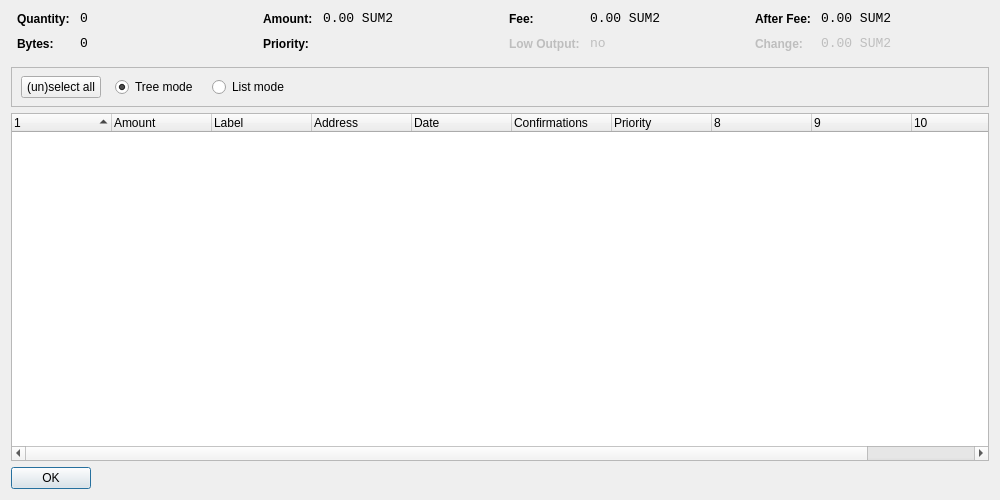
<?xml version="1.0" encoding="UTF-8"?>
<ui version="4.0">
 <class>CoinControlDialog</class>
 <widget class="QDialog" name="CoinControlDialog">
  <property name="geometry">
   <rect>
    <x>0</x>
    <y>0</y>
    <width>1000</width>
    <height>500</height>
   </rect>
  </property>
  <property name="windowTitle">
   <string>Coin Control</string>
  </property>
  <layout class="QVBoxLayout" name="verticalLayout">
   <item>
    <layout class="QHBoxLayout" name="horizontalLayoutTop" stretch="0,0,0,0">
     <property name="topMargin">
      <number>0</number>
     </property>
     <property name="bottomMargin">
      <number>10</number>
     </property>
     <item>
      <layout class="QFormLayout" name="formLayoutCoinControl1">
       <property name="horizontalSpacing">
        <number>10</number>
       </property>
       <property name="verticalSpacing">
        <number>10</number>
       </property>
       <property name="leftMargin">
        <number>6</number>
       </property>
       <property name="rightMargin">
        <number>6</number>
       </property>
       <item row="0" column="0">
        <widget class="QLabel" name="labelCoinControlQuantityText">
         <property name="styleSheet">
          <string notr="true">font-weight:bold;</string>
         </property>
         <property name="text">
          <string>Quantity:</string>
         </property>
        </widget>
       </item>
       <item row="0" column="1">
        <widget class="QLabel" name="labelCoinControlQuantity">
         <property name="font">
          <font>
           <family>Monospace</family>
           <pointsize>10</pointsize>
          </font>
         </property>
         <property name="cursor">
          <cursorShape>IBeamCursor</cursorShape>
         </property>
         <property name="contextMenuPolicy">
          <enum>Qt::ActionsContextMenu</enum>
         </property>
         <property name="text">
          <string notr="true">0</string>
         </property>
         <property name="textInteractionFlags">
          <set>Qt::LinksAccessibleByMouse|Qt::TextSelectableByKeyboard|Qt::TextSelectableByMouse</set>
         </property>
        </widget>
       </item>
       <item row="1" column="0">
        <widget class="QLabel" name="labelCoinControlBytesText">
         <property name="styleSheet">
          <string notr="true">font-weight:bold;</string>
         </property>
         <property name="text">
          <string>Bytes:</string>
         </property>
        </widget>
       </item>
       <item row="1" column="1">
        <widget class="QLabel" name="labelCoinControlBytes">
         <property name="font">
          <font>
           <family>Monospace</family>
           <pointsize>10</pointsize>
          </font>
         </property>
         <property name="cursor">
          <cursorShape>IBeamCursor</cursorShape>
         </property>
         <property name="contextMenuPolicy">
          <enum>Qt::ActionsContextMenu</enum>
         </property>
         <property name="text">
          <string notr="true">0</string>
         </property>
         <property name="textInteractionFlags">
          <set>Qt::LinksAccessibleByMouse|Qt::TextSelectableByKeyboard|Qt::TextSelectableByMouse</set>
         </property>
        </widget>
       </item>
      </layout>
     </item>
     <item>
      <layout class="QFormLayout" name="formLayoutCoinControl2">
       <property name="horizontalSpacing">
        <number>10</number>
       </property>
       <property name="verticalSpacing">
        <number>10</number>
       </property>
       <property name="leftMargin">
        <number>6</number>
       </property>
       <property name="rightMargin">
        <number>6</number>
       </property>
       <item row="0" column="0">
        <widget class="QLabel" name="labelCoinControlAmountText">
         <property name="styleSheet">
          <string notr="true">font-weight:bold;</string>
         </property>
         <property name="text">
          <string>Amount:</string>
         </property>
        </widget>
       </item>
       <item row="0" column="1">
        <widget class="QLabel" name="labelCoinControlAmount">
         <property name="font">
          <font>
           <family>Monospace</family>
           <pointsize>10</pointsize>
          </font>
         </property>
         <property name="cursor">
          <cursorShape>IBeamCursor</cursorShape>
         </property>
         <property name="contextMenuPolicy">
          <enum>Qt::ActionsContextMenu</enum>
         </property>
         <property name="text">
          <string notr="true">0.00 SUM2</string>
         </property>
         <property name="textInteractionFlags">
          <set>Qt::LinksAccessibleByMouse|Qt::TextSelectableByKeyboard|Qt::TextSelectableByMouse</set>
         </property>
        </widget>
       </item>
       <item row="1" column="0">
        <widget class="QLabel" name="labelCoinControlPriorityText">
         <property name="styleSheet">
          <string notr="true">font-weight:bold;</string>
         </property>
         <property name="text">
          <string>Priority:</string>
         </property>
        </widget>
       </item>
       <item row="1" column="1">
        <widget class="QLabel" name="labelCoinControlPriority">
         <property name="font">
          <font>
           <family>Monospace</family>
           <pointsize>10</pointsize>
          </font>
         </property>
         <property name="cursor">
          <cursorShape>IBeamCursor</cursorShape>
         </property>
         <property name="contextMenuPolicy">
          <enum>Qt::ActionsContextMenu</enum>
         </property>
         <property name="text">
          <string/>
         </property>
         <property name="textInteractionFlags">
          <set>Qt::LinksAccessibleByMouse|Qt::TextSelectableByKeyboard|Qt::TextSelectableByMouse</set>
         </property>
        </widget>
       </item>
      </layout>
     </item>
     <item>
      <layout class="QFormLayout" name="formLayoutCoinControl3">
       <property name="horizontalSpacing">
        <number>10</number>
       </property>
       <property name="verticalSpacing">
        <number>10</number>
       </property>
       <property name="leftMargin">
        <number>6</number>
       </property>
       <property name="rightMargin">
        <number>6</number>
       </property>
       <item row="0" column="0">
        <widget class="QLabel" name="labelCoinControlFeeText">
         <property name="styleSheet">
          <string notr="true">font-weight:bold;</string>
         </property>
         <property name="text">
          <string>Fee:</string>
         </property>
        </widget>
       </item>
       <item row="0" column="1">
        <widget class="QLabel" name="labelCoinControlFee">
         <property name="font">
          <font>
           <family>Monospace</family>
           <pointsize>10</pointsize>
          </font>
         </property>
         <property name="cursor">
          <cursorShape>IBeamCursor</cursorShape>
         </property>
         <property name="contextMenuPolicy">
          <enum>Qt::ActionsContextMenu</enum>
         </property>
         <property name="text">
          <string notr="true">0.00 SUM2</string>
         </property>
         <property name="textInteractionFlags">
          <set>Qt::LinksAccessibleByMouse|Qt::TextSelectableByKeyboard|Qt::TextSelectableByMouse</set>
         </property>
        </widget>
       </item>
       <item row="1" column="0">
        <widget class="QLabel" name="labelCoinControlLowOutputText">
         <property name="enabled">
          <bool>false</bool>
         </property>
         <property name="styleSheet">
          <string notr="true">font-weight:bold;</string>
         </property>
         <property name="text">
          <string>Low Output:</string>
         </property>
        </widget>
       </item>
       <item row="1" column="1">
        <widget class="QLabel" name="labelCoinControlLowOutput">
         <property name="enabled">
          <bool>false</bool>
         </property>
         <property name="font">
          <font>
           <family>Monospace</family>
           <pointsize>10</pointsize>
          </font>
         </property>
         <property name="cursor">
          <cursorShape>IBeamCursor</cursorShape>
         </property>
         <property name="contextMenuPolicy">
          <enum>Qt::ActionsContextMenu</enum>
         </property>
         <property name="text">
          <string notr="true">no</string>
         </property>
         <property name="textInteractionFlags">
          <set>Qt::LinksAccessibleByMouse|Qt::TextSelectableByKeyboard|Qt::TextSelectableByMouse</set>
         </property>
        </widget>
       </item>
      </layout>
     </item>
     <item>
      <layout class="QFormLayout" name="formLayoutCoinControl4">
       <property name="horizontalSpacing">
        <number>10</number>
       </property>
       <property name="verticalSpacing">
        <number>10</number>
       </property>
       <property name="leftMargin">
        <number>6</number>
       </property>
       <property name="rightMargin">
        <number>6</number>
       </property>
       <item row="0" column="0">
        <widget class="QLabel" name="labelCoinControlAfterFeeText">
         <property name="styleSheet">
          <string notr="true">font-weight:bold;</string>
         </property>
         <property name="text">
          <string>After Fee:</string>
         </property>
        </widget>
       </item>
       <item row="0" column="1">
        <widget class="QLabel" name="labelCoinControlAfterFee">
         <property name="font">
          <font>
           <family>Monospace</family>
           <pointsize>10</pointsize>
          </font>
         </property>
         <property name="cursor">
          <cursorShape>IBeamCursor</cursorShape>
         </property>
         <property name="contextMenuPolicy">
          <enum>Qt::ActionsContextMenu</enum>
         </property>
         <property name="text">
          <string notr="true">0.00 SUM2</string>
         </property>
         <property name="textInteractionFlags">
          <set>Qt::LinksAccessibleByMouse|Qt::TextSelectableByKeyboard|Qt::TextSelectableByMouse</set>
         </property>
        </widget>
       </item>
       <item row="1" column="0">
        <widget class="QLabel" name="labelCoinControlChangeText">
         <property name="enabled">
          <bool>false</bool>
         </property>
         <property name="styleSheet">
          <string notr="true">font-weight:bold;</string>
         </property>
         <property name="text">
          <string>Change:</string>
         </property>
        </widget>
       </item>
       <item row="1" column="1">
        <widget class="QLabel" name="labelCoinControlChange">
         <property name="enabled">
          <bool>false</bool>
         </property>
         <property name="font">
          <font>
           <family>Monospace</family>
           <pointsize>10</pointsize>
          </font>
         </property>
         <property name="cursor">
          <cursorShape>IBeamCursor</cursorShape>
         </property>
         <property name="contextMenuPolicy">
          <enum>Qt::ActionsContextMenu</enum>
         </property>
         <property name="text">
          <string notr="true">0.00 SUM2</string>
         </property>
         <property name="textInteractionFlags">
          <set>Qt::LinksAccessibleByMouse|Qt::TextSelectableByKeyboard|Qt::TextSelectableByMouse</set>
         </property>
        </widget>
       </item>
      </layout>
     </item>
    </layout>
   </item>
   <item>
    <widget class="QFrame" name="frame">
     <property name="minimumSize">
      <size>
       <width>0</width>
       <height>40</height>
      </size>
     </property>
     <property name="frameShape">
      <enum>QFrame::StyledPanel</enum>
     </property>
     <property name="frameShadow">
      <enum>QFrame::Sunken</enum>
     </property>
     <widget class="QWidget" name="horizontalLayoutWidget">
      <property name="geometry">
       <rect>
        <x>10</x>
        <y>0</y>
        <width>781</width>
        <height>41</height>
       </rect>
      </property>
      <layout class="QHBoxLayout" name="horizontalLayoutPanel" stretch="0,0,0,0,0">
       <property name="spacing">
        <number>14</number>
       </property>
       <item>
        <widget class="QPushButton" name="pushButtonSelectAll">
         <property name="sizePolicy">
          <sizepolicy hsizetype="Maximum" vsizetype="Fixed">
           <horstretch>0</horstretch>
           <verstretch>0</verstretch>
          </sizepolicy>
         </property>
         <property name="text">
          <string>(un)select all</string>
         </property>
        </widget>
       </item>
       <item>
        <widget class="QRadioButton" name="radioTreeMode">
         <property name="sizePolicy">
          <sizepolicy hsizetype="Maximum" vsizetype="Fixed">
           <horstretch>0</horstretch>
           <verstretch>0</verstretch>
          </sizepolicy>
         </property>
         <property name="text">
          <string>Tree mode</string>
         </property>
         <property name="checked">
          <bool>true</bool>
         </property>
        </widget>
       </item>
       <item>
        <widget class="QRadioButton" name="radioListMode">
         <property name="sizePolicy">
          <sizepolicy hsizetype="Maximum" vsizetype="Fixed">
           <horstretch>0</horstretch>
           <verstretch>0</verstretch>
          </sizepolicy>
         </property>
         <property name="text">
          <string>List mode</string>
         </property>
        </widget>
       </item>
       <item>
        <spacer name="horizontalSpacer">
         <property name="orientation">
          <enum>Qt::Horizontal</enum>
         </property>
         <property name="sizeHint" stdset="0">
          <size>
           <width>40</width>
           <height>20</height>
          </size>
         </property>
        </spacer>
       </item>
      </layout>
     </widget>
    </widget>
   </item>
   <item>
    <widget class="CoinControlTreeWidget" name="treeWidget">
     <property name="contextMenuPolicy">
      <enum>Qt::CustomContextMenu</enum>
     </property>
     <property name="sortingEnabled">
      <bool>false</bool>
     </property>
     <property name="columnCount">
      <number>11</number>
     </property>
     <attribute name="headerShowSortIndicator" stdset="0">
      <bool>true</bool>
     </attribute>
     <attribute name="headerStretchLastSection">
      <bool>false</bool>
     </attribute>
     <column>
      <property name="text">
       <string/>
      </property>
     </column>
     <column>
      <property name="text">
       <string>Amount</string>
      </property>
     </column>
     <column>
      <property name="text">
       <string>Label</string>
      </property>
     </column>
     <column>
      <property name="text">
       <string>Address</string>
      </property>
     </column>
     <column>
      <property name="text">
       <string>Date</string>
      </property>
     </column>
     <column>
      <property name="text">
       <string>Confirmations</string>
      </property>
      <property name="toolTip">
       <string>Confirmed</string>
      </property>
     </column>
     <column>
      <property name="text">
       <string>Priority</string>
      </property>
     </column>
     <column>
      <property name="text">
       <string/>
      </property>
     </column>
     <column>
      <property name="text">
       <string/>
      </property>
     </column>
     <column>
      <property name="text">
       <string/>
      </property>
     </column>
     <column>
      <property name="text">
       <string/>
      </property>
     </column>
    </widget>
   </item>
   <item>
    <widget class="QDialogButtonBox" name="buttonBox">
     <property name="sizePolicy">
      <sizepolicy hsizetype="Maximum" vsizetype="Fixed">
       <horstretch>0</horstretch>
       <verstretch>0</verstretch>
      </sizepolicy>
     </property>
     <property name="orientation">
      <enum>Qt::Horizontal</enum>
     </property>
     <property name="standardButtons">
      <set>QDialogButtonBox::Ok</set>
     </property>
    </widget>
   </item>
  </layout>
 </widget>
 <customwidgets>
  <customwidget>
   <class>CoinControlTreeWidget</class>
   <extends>QTreeWidget</extends>
   <header>coincontroltreewidget.h</header>
  </customwidget>
 </customwidgets>
 <resources/>
 <connections/>
</ui>
